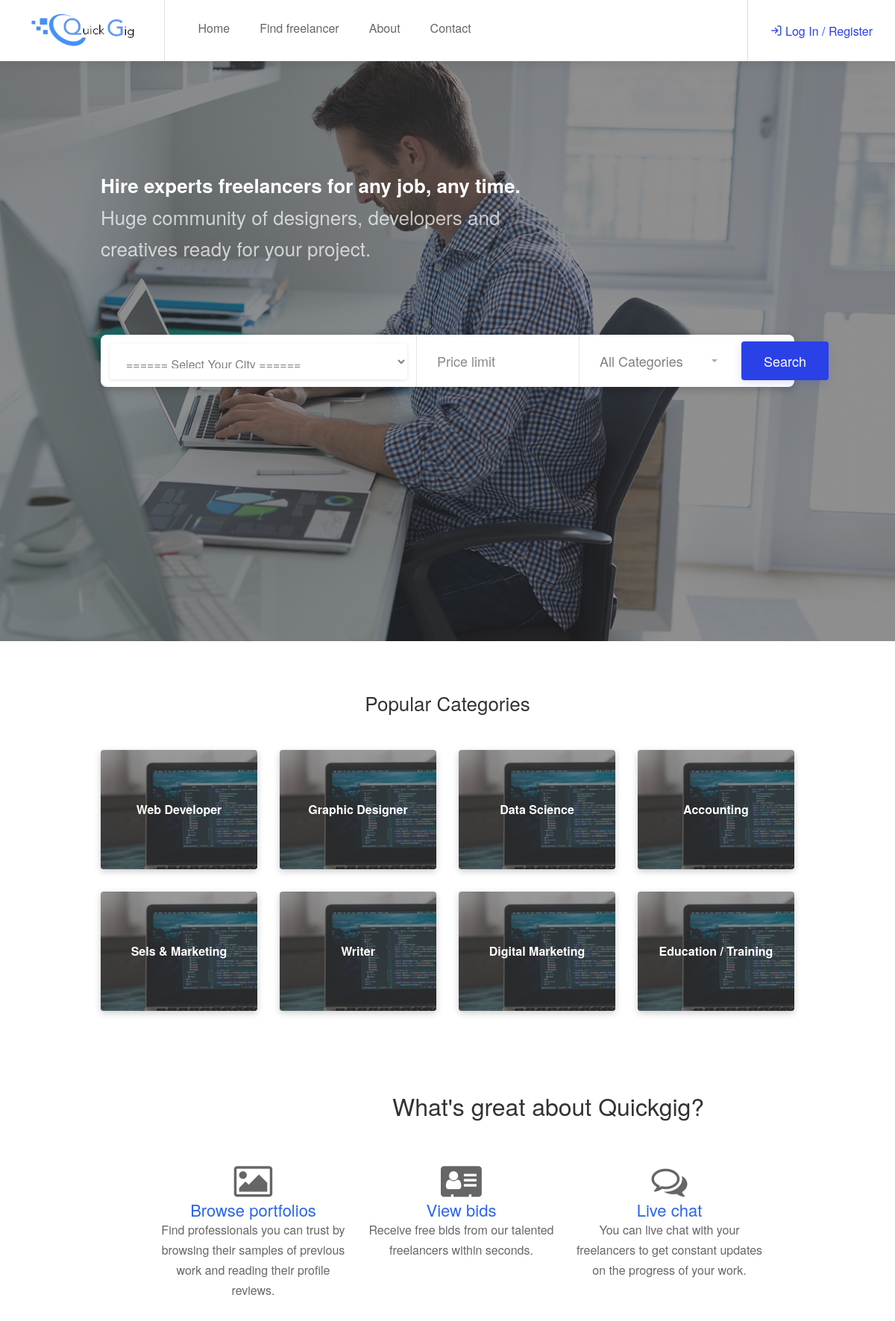
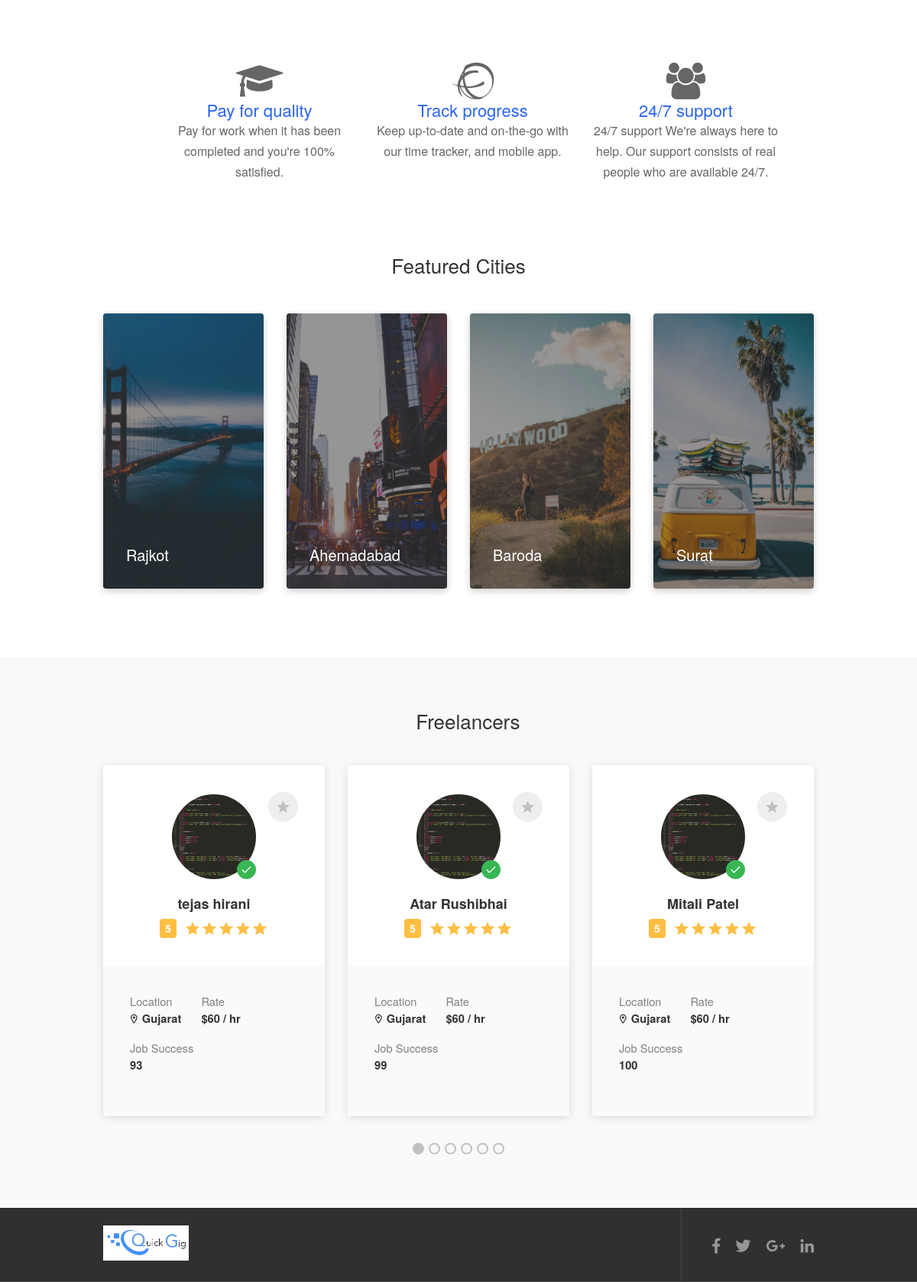
The page / (upper part) on the database its author committed (2 pictures, top to bottom).
### tables this page shows
CREATE TABLE `category` (
  `c_id` int(10) NOT NULL,
  `name` varchar(255) NOT NULL,
  `date_add` timestamp NOT NULL DEFAULT current_timestamp()
);

CREATE TABLE `user` (
  `user_id` int(11) NOT NULL,
  `fname` varchar(255) NOT NULL,
  `lname` varchar(255) NOT NULL,
  `phnumber` bigint(11) NOT NULL,
  `email` varchar(255) NOT NULL,
  `dob` varchar(20) NOT NULL,
  `password` varchar(255) NOT NULL,
  `country` varchar(30) NOT NULL,
  `state` varchar(30) NOT NULL,
  `city` int(30) NOT NULL,
  `pincode` int(11) NOT NULL,
  `gen` varchar(8) NOT NULL,
  `profile` varchar(255) NOT NULL
);

### index.php (the view, shortened to what this page needs)
<!doctype html>
<html lang="en">
<head>
<link rel="stylesheet" href="https://stackpath.bootstrapcdn.com/font-awesome/4.7.0/css/font-awesome.min.css">
<link rel="stylesheet" href="css/style.css">
<link rel="stylesheet" href="css/colors/blue.css">
<link rel="stylesheet" href="https://stackpath.bootstrapcdn.com/font-awesome/4.7.0/css/font-awesome.min.css">
<link rel="stylesheet" href="https://stackpath.bootstrapcdn.com/font-awesome/4.7.0/css/font-awesome.min.css">
</head>
<body>
<div id="wrapper" class="wrapper-with-transparent-header">
<?php include 'include/header.php';?>
<div class="intro-banner dark-overlay" data-background-image="images/bghome.jpg">
	<div class="transparent-header-spacer"></div>
	<div class="container">
		<div class="row">
			<div class="col-md-12">
				<div class="banner-headline" style="margin-top: 40px;">
					<h3>
						<strong>Hire experts freelancers for any job, any time.</strong>
						<br>
						<span>Huge community of designers, developers and creatives ready for your project.</span>
					</h3>
				</div>
			</div>
		</div>
<div class="row">
			<div class="col-md-12">
				<div class="intro-banner-search-form margin-top-95" style="    height: 70px; border-radius: 8px" >
					<form action="freelancers-grid-layout.php" method="POST" style="display: flex; ">
					<div class="intro-search-field with-autocomplete">
			<select name="city" id="" class="form-control" style="width: 399px; margin-top: 18px;">
                  <option value="">====== Select Your City ======</option>
                </select>
					</div>
					<div class="intro-search-field">
						<input id="intro-keywords" type="text" placeholder="Price limit" name="price" style="">
					</div>
					<div class="intro-search-field" style="width: 380px;">
					</div>
					<div class="intro-search-button">
						<button class="button ripple-effect" name="homesearch">Search</button>
					</div>
				</form>
				</div>
			</div>
		</div>
	</div>
					<div class="intro-search-field">
						<label for ="intro-keywords" class="field-title ripple-effect">What you need done?</label>
						<input id="intro-keywords" type="text" placeholder="e.g. build me a website">
					</div>
					<div class="intro-search-field">
						<select name="category" id="" class="form-control">
                  <option value="">====== Select Your category ======</option>
                  <?php
                   $conn = mysqli_connect("localhost","root","","test2");
                  ?>
                </select>
					</div>
					<div class="intro-search-button">
						<button class="button ripple-effect"name="search" onclick="window.location.href='listaftersearch.php'">Search</button>
					</div>
				</div>
			</div>
<div class="section margin-top-65 margin-bottom-30">
	<div class="container">
		<div class="row">
			<div class="col-xl-12">
				<div class="section-headline centered margin-top-0 margin-bottom-45">
					<h3>Popular Categories</h3>
				</div>
			</div>
			<?php
			$sql="select * from category";
                  $result=$conn->query($sql);
				 while ($we=$result->fetch_object()) {
			 ?>
			<div class="col-xl-3 col-md-6">
				<a  class="photo-box small" data-background-image="images/job-category-01.jpg">
					<div class="photo-box-content">
						<h3><?php echo $we->name; ?></h3>
					</div>
				</a>
			</div>
			<?php } ?>
		</div>
	</div>
</div>
<section id="partition" style="margin-left: 130px;">
        <div class="container">
        	<br>
        	<br>
        	<h1 style="margin-left: 326px;" >What's great about Quickgig?</h1>
        	<br>
        	<br>
            <div class="box">
                <i class="fa fa-picture-o fa-3x"></i>
                <h3 style="color:#2B65EC">Browse portfolios </h3>
                <p>Find professionals you can trust by browsing their samples of previous work and reading their profile reviews. </p>
            </div>
            <div class="box">
                <i class="fa fa-address-card fa-3x"></i>
                <h3 style="color:#2B65EC">View bids</h3>
                <p>
Receive free bids from our talented freelancers within seconds. </p>
            </div>
            <div class="box">
                <i class="fa fa-comments-o fa-3x"></i>
                <h3 style="color:#2B65EC"> Live chat</h3>
                <p>
You can live chat with your freelancers to get constant updates on the progress of your work. </p>
            </div>
        </div>
    </section>
<section id="partition" style="margin-left: 130px;">
        <div class="container">
        	<br>
        	<br>
            <div class="box">
                <i class="fa fa-graduation-cap fa-3x"></i>
                <h3 style="color:#2B65EC">Pay for quality </h3>
                <p>
Pay for work when it has been completed and you're 100% satisfied.  </p>
            </div>
            <div class="box">
                <i class="fa fa-ravelry fa-3x"></i>
                <h3 style="color:#2B65EC">  Track progress</h3>
                <p>
Keep up-to-date and on-the-go with our time tracker, and mobile app.  </p>
            </div>
            <div class="box">
                <i class="fa fa-users fa-3x"></i>
                <h3 style="color:#2B65EC">  24/7 support</h3>
                <p> 24/7 support
We're always here to help. Our support consists of real people who are available 24/7.  </p>
            </div>
        </div>
    </section>
<div class="section margin-top-65 margin-bottom-65">
	<div class="container">
		<div class="row">
			<div class="col-xl-12">
				<div class="section-headline centered margin-top-0 margin-bottom-45">
					<h3>Featured Cities</h3>
				</div>
			</div>
			<div class="col-xl-3 col-md-6">
				<a  class="photo-box" data-background-image="images/featured-city-01.jpg">
					<div class="photo-box-content">
						<h3>Rajkot</h3>
					</div>
				</a>
			</div>
			<div class="col-xl-3 col-md-6">
				<a  class="photo-box" data-background-image="images/featured-city-02.jpg">
					<div class="photo-box-content">
						<h3>Ahemadabad</h3>
					</div>
				</a>
			</div>
			<div class="col-xl-3 col-md-6">
				<a href="jobs-grid-layout-full-page.html" class="photo-box" data-background-image="images/featured-city-03.jpg">
					<div class="photo-box-content">
						<h3>Baroda</h3>
					</div>
				</a>
			</div>
			<div class="col-xl-3 col-md-6">
				<a  class="photo-box" data-background-image="images/featured-city-04.jpg">
					<div class="photo-box-content">
						<h3>Surat</h3>
					</div>
				</a>
			</div>
		</div>
	</div>
</div>
<div class="section gray padding-top-65 padding-bottom-70 full-width-carousel-fix">
	<div class="container">
		<div class="row">
			<div class="col-xl-12">
				<div class="section-headline margin-top-0 margin-bottom-25">
					<h3 style="margin-left:55%;">Freelancers</h3>
				</div>
			</div>
			<div class="col-xl-12">
				<div class="default-slick-carousel freelancers-container freelancers-grid-layout">
				<?php
					$sq="SELECT * FROM `user` WHERE 1 ";
					$result=$con->query($sq);
					while ($we=$result->fetch_object()) {
				?>
					<div class="freelancer">
						<div class="freelancer-overview">
							<div class="freelancer-overview-inner">
								<span class="bookmark-icon"></span>
								<div class="freelancer-avatar">
									<div class="verified-badge"></div>
									<a href="single-freelancer-profile.php?id=<?php echo $we->user_id ?>"><img src="upload/<?php echo $we->profile ?>" alt=""></a>
								</div>
								<div class="freelancer-name">
									<h4><a href="single-freelancer-profile.php?id=<?php echo $we->user_id ?>"><?php echo $we->fname." ".$we->lname; ?></a></h4>
								</div>
								<div class="freelancer-rating">
									<div class="star-rating" data-rating="<?php echo rand(4,5); ?>"></div>
								</div>
							</div>
						</div>
						<div class="freelancer-details">
							<div class="freelancer-details-list">
								<ul>
									<li>Location <strong><i class="icon-material-outline-location-on"></i> Gujarat</strong></li>
									<li>Rate <strong>$60 / hr</strong></li>
									<li>Job Success <strong><?php echo rand(90,100); ?></strong></li>
								</ul>
							</div>
						</div>
					</div>
				<?php } ?>
				</div>
			</div>
		</div>
	</div>
</div>
<?php include 'include/footer.php'; ?>
</body>
</html>

### css/colors/blue.css (style rules this page uses)
a, .header-widget .log-in-button:hover i, .notification-text span.color, .header-notifications-content .notification-text span.color, ul.user-menu-small-nav li a:hover, ul.user-menu-small-nav li a:hover i, #navigation ul li:hover a:after, #navigation ul li a.current, #navigation ul li a.current:after, #navigation ul li:hover a, #breadcrumbs ul li a:hover, #breadcrumbs.white ul li a:hover, .single-page-header .header-details li a:hover, .blog-post-content h3 a:hover, #posts-nav li a:hover, .task-tags span, .freelancer-detail-item a:hover, .list-4 li:before, .list-3 li:before, .list-2 li:before, .list-1 li:before, .share-buttons-content span strong, .keyword, .banner-headline strong.color, .category-box-icon, .recommended .pricing-plan-label, .recommended .pricing-plan-label strong, .boxed-widget.summary li.total-costs span, .testimonial-box:before, .single-counter h3, .popup-tabs-nav li.active a, .dialog-with-tabs .forgot-password:hover, .dropdown-menu > li > a:hover, .dropdown-menu > .active > a, .dropdown-menu > .active > a:hover, .bootstrap-select .dropdown-menu li.selected a span.check-mark:before, .bootstrap-select .dropdown-menu li.selected:hover a span.check-mark:before, .boxed-list-headline h3 i, .boxed-list-item .item-details .detail-item a:hover, .job-overview .job-overview-inner ul li i, .dashboard-nav ul:before, .dashboard-nav ul li.active-submenu a i, .dashboard-nav ul li.active a i, .dashboard-nav ul li:hover a i, .dashboard-nav ul li.active-submenu a, .dashboard-nav ul li:hover a, .dashboard-nav ul li.active a, .dashboard-nav ul li.active-submenu a:after, .dashboard-nav ul li.active a:after, .dashboard-nav ul li:hover a:after, .dashboard-box .headline h3 i, .help-icon, .header-widget .log-in-button:hover, .header-widget .log-in-button:hover i { color:#2a41e8; }
#backtotop a, .header-notifications-trigger span, a.header-notifications-button, #navigation ul ul.dropdown-nav ul.dropdown-nav li:hover a:after, #navigation ul ul.dropdown-nav li:hover a:after, .mm-menu em.mm-counter, .language-switcher.bootstrap-select.btn-group.open button, .language-switcher.bootstrap-select.btn-group button:hover, .footer-links ul li a span:before, .newsletter button, .pagination ul li a.current-page, a.blog-post-info:hover, #posts-nav li a:hover span, .comment-by a.reply:hover, .contact-address-headline:after, .enable-filters-button span, .enable-filters-button i, .job-listing.with-apply-button:hover .list-apply-button, .letters-list a.current, span.button, button.button, input[type="button"], input[type="submit"], a.button, .list-1 li:before, mark.color, table.basic-table th, .copy-url .copy-url-button, .keyword-input-container .keyword-input-button, .tags-container input[type="checkbox"]:checked + label, input:checked + .switch-button, .radio input[type="radio"] + label .radio-label:after, .uploadButton .uploadButton-button:hover, .pricing-plan .button:hover, .pricing-plan.recommended .button, .pricing-plan .recommended-badge, .payment-tab-trigger > input:checked ~ label::after, .breathing-icon, .icon-box-check, .testimonial-author span, .qtyInc:hover, .qtyDec:hover, #sign-in-dialog .mfp-close:hover, #small-dialog-1 .mfp-close:hover, #small-dialog-2 .mfp-close:hover, #small-dialog-3 .mfp-close:hover, #small-dialog-4 .mfp-close:hover, #small-dialog .mfp-close:hover, .slider-selection, .cluster-visible, .marker-container, .custom-zoom-in:hover, .custom-zoom-out:hover, #geoLocation:hover, #streetView:hover, #scrollEnabling:hover, #scrollEnabling.enabled, a.apply-now-button, a.attachment-box:hover, .freelancer-indicators .indicator-bar span, .dashboard-nav ul li span.nav-tag, .dashboard-box .button.dark:not(.ico):hover, .messages-inbox ul li:before, .message-by h5 i, .message-bubble.me .message-text { background-color:#2a41e8; }
span.button, button.button, input[type="button"], input[type="submit"], a.button { box-shadow: 0 4px 12px rgba(42,65,232,0.15); }

### index.php (style rules this page uses)
#partition { margin-top: 20px; }
#partition .box { float: left; width: 30%; padding:10px; text-align: center; }

### rows shown on the page
category: name "Web Developer"
category: name "Graphic Designer"
category: name "Data Science"
category: name "Accounting"
category: name "Sels & Marketing"
category: name "Writer"
category: name "Digital Marketing"
category: name "Education / Training"
user: profile (picture), fname "tejas", lname "hirani"
user: profile (picture), fname "Atar", lname "Rushibhai"
user: profile (picture), fname "Mitali", lname "Patel"
